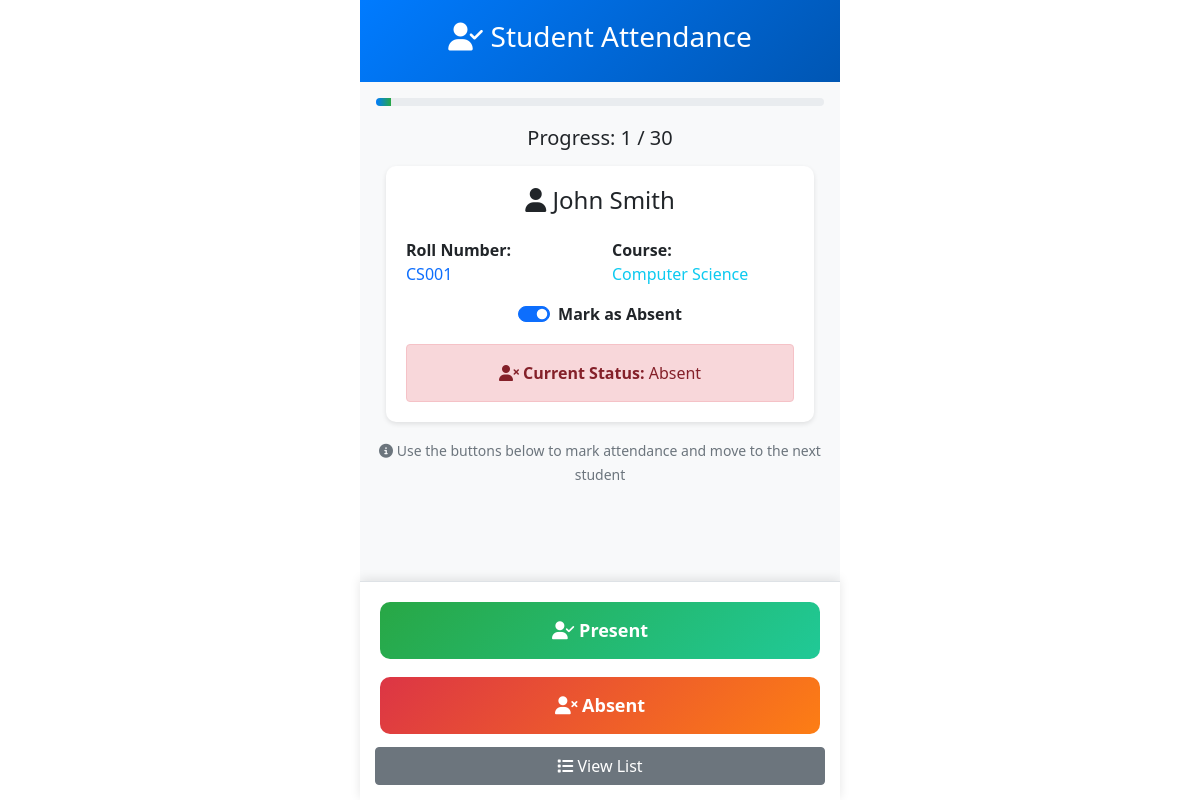
The app's page /take-attendance/ with its own data.
### attendance/models.py (models this page shows, shortened)
class Student(models.Model):
    student_name = models.CharField(max_length=100)
    roll_number = models.CharField(max_length=20, unique=True)
    course_name = models.CharField(max_length=100)
    created_at = models.DateTimeField(auto_now_add=True)
    class Meta:
        ordering = ['roll_number']

### attendance/views.py (the view)
# urls.py: path('take-attendance/', views.take_attendance, name='take_attendance'),
def take_attendance(request):
    students = Student.objects.all().order_by('roll_number')
    current_index = int(request.GET.get('index', 0))
    if current_index >= len(students):
        return redirect('attendance_complete')
    current_student = students[current_index]
    today = timezone.now().date()
    is_absent_today = Absence.objects.filter(
        student=current_student,
        date_time__date=today
    ).exists()
    return render(request, 'attendance/take_attendance.html', {
        'current_student': current_student,
        'current_index': current_index,
        'total_students': len(students),
        'progress': ((current_index + 1) / len(students)) * 100,
        'is_absent_today': is_absent_today
    })

### attendance/templates/attendance/take_attendance.html (shortened to what this page needs)
{% extends 'attendance/base.html' %}
{% block content %}
<div class="progress-container">
    <div class="progress-bar-custom" style="width: {{ progress }}%"></div>
</div>
<div class="text-center mb-3">
    <h5>Progress: {{ current_index|add:1 }} / {{ total_students }}</h5>
</div>
<div class="student-info">
    <div class="row text-center mb-3">
        <div class="col-12">
            <h4><i class="fas fa-user"></i> {{ current_student.student_name }}</h4>
        </div>
    </div>
    <div class="row">
        <div class="col-6">
            <strong>Roll Number:</strong><br>
            <span class="text-primary">{{ current_student.roll_number }}</span>
        </div>
        <div class="col-6">
            <strong>Course:</strong><br>
            <span class="text-info">{{ current_student.course_name }}</span>
        </div>
    </div>
    <div class="row mt-3">
        <div class="col-12 text-center">
            <div class="form-check form-switch d-inline-block">
                <input class="form-check-input" type="checkbox" id="absentToggle"
                       {% if is_absent_today %}checked{% endif %}>
                <label class="form-check-label" for="absentToggle">
                    <strong>Mark as Absent</strong>
                </label>
            </div>
        </div>
    </div>
    <div class="row mt-3">
        <div class="col-12 text-center">
            <div class="alert {% if is_absent_today %}alert-danger{% else %}alert-success{% endif %} mb-0">
                <i class="fas {% if is_absent_today %}fa-user-times{% else %}fa-user-check{% endif %}"></i>
                <strong>Current Status:</strong>
                {% if is_absent_today %}Absent{% else %}Present{% endif %}
            </div>
        </div>
    </div>
</div>
<div class="text-center mt-3">
    <small class="text-muted">
        <i class="fas fa-info-circle"></i>
        Use the buttons below to mark attendance and move to the next student
    </small>
</div>
{% endblock %}
{% block action_buttons %}
<div class="action-buttons">
    <form method="post" action="{% url 'mark_attendance' %}" id="attendanceForm">
        <div class="d-grid gap-2">
            <button type="submit" class="btn btn-present btn-action" onclick="setAction('present')">
                <i class="fas fa-user-check"></i> Present
            </button>
            <button type="submit" class="btn btn-absent btn-action" onclick="setAction('absent')">
                <i class="fas fa-user-times"></i> Absent
            </button>
            <a href="{% url 'attendance_list' %}" class="btn btn-secondary">
                <i class="fas fa-list"></i> View List
            </a>
        </div>
    </form>
</div>
{% endblock %}

### attendance/templates/attendance/base.html (style rules this page uses)
.action-buttons { position: fixed; bottom: 0; left: 50%; transform: translateX(-50%); width: 100%; max-width: 480px; background: white; padding: 15px; border-top: 1px solid #dee2e6; box-shadow: 0 -2px 10px rgba(0,0,0,0.1); }
.progress-container { height: 8px; background: #e9ecef; border-radius: 4px; overflow: hidden; margin-bottom: 20px; }
.progress-bar-custom { height: 100%; background: linear-gradient(90deg, #007bff, #28a745); transition: width 0.3s ease; }
.btn-action { padding: 15px; font-size: 18px; font-weight: bold; border-radius: 10px; margin: 5px; }
.btn-present { background: linear-gradient(135deg, #28a745, #20c997); border: none; color: white; }
.btn-absent { background: linear-gradient(135deg, #dc3545, #fd7e14); border: none; color: white; }
.student-info { padding: 20px; background: white; margin: 10px; border-radius: 10px; box-shadow: 0 2px 5px rgba(0,0,0,0.1); }

### records on screen
Student: student_name "John Smith", roll_number "CS001", course_name "Computer Science"

### other values on screen
{{ current_index|add:1 }} "1"
{{ total_students }} "30"
